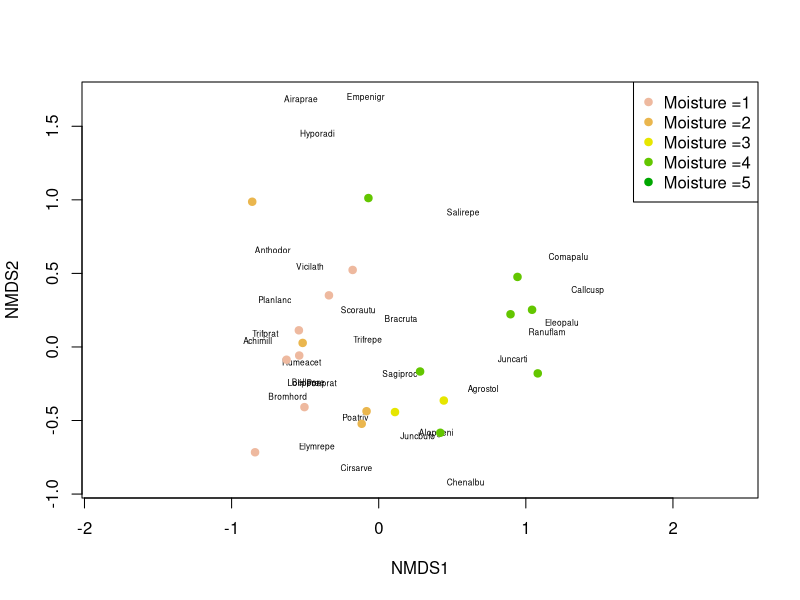
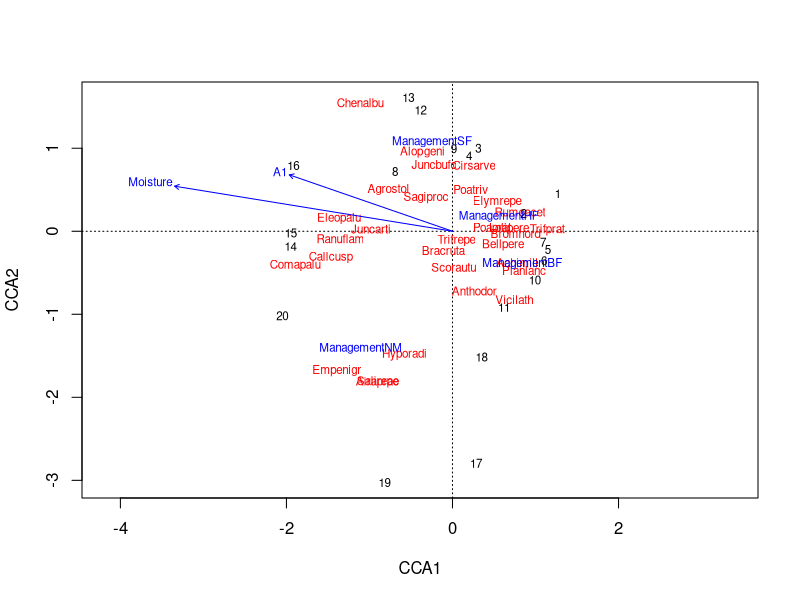
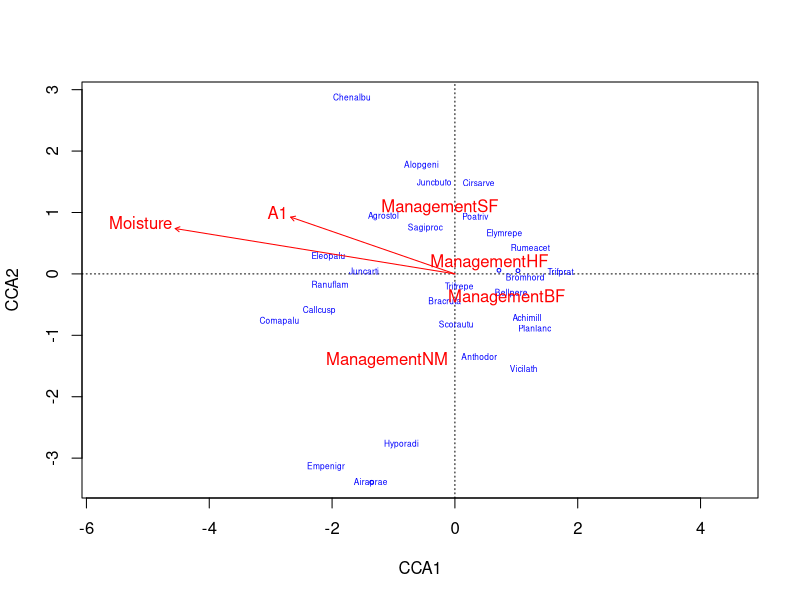

Write the R code that produced these figures, in order. (Note: this script raises an error after producing the figures.)
## ---- chunk 1
library(vegan)
data(dune)
data(dune.env)
?dune

dune.env
## ---- chunk 2
dune_mds <- metaMDS(dune) # assigns metadata dune for the rest of analysis
## ---- chunk 3
    plot(dune_mds, type='n')
    text(dune_mds, 'sp', cex=.5)
    # generate vector of colors 
    color_vect = rev(terrain.colors(6))[-1]
    points(dune_mds, 'sites', pch=19, 
           col=color_vect[dune.env$Moisture])
    legend('topright', paste("Moisture =", 1:5, sep=''), 
           col=color_vect, pch=19)
    
# moisture 4 are congregating to the right of 0, moisture 1 are to the left of 0
## ---- chunk 4
# This graphic shows a grouping of the category "Moisture 4" to the right of 0 along the x axis, as well as a grouping of "Moisture 1" to the left of 0 along the x axis. There is some separation aspect along the Y axis, although at this point in analysis there is no discernible trend (further analyses may provide more insight). The purpose of producing this plot is to analyze how all factors are interacting while overlaid with the variable moisture; instead of using preliminary hypothesis testing, this method looks at many types of relationships at once. 
# This graphic suggests interesting findings in regards to how different species are interacting with the Moisture 1 and Moisture 4 variables. 
## ---- chunk 5
dune.env$Moisture <- as.numeric(dune.env$Moisture)
dune.env$Manure <- as.numeric(dune.env$Manure)

cca_dune_all = cca(dune~Moisture+A1+Management, data=dune.env)
cca_dune_all
plot(cca_dune_all)
plot(cca_dune_all, type='n', scaling=1)
orditorp(cca_dune_all, display='sp', cex=0.5, scaling=1, col='blue')
text(cca_dune_all, display='cn', col='red')
anova(cca_dune, by='margin', permutations = 999)

# variables use and manure are insignificant for this model

cca_dune_alls = cca(dune~Moisture+A1+Management+Manure+Use, data=dune.env)
cca_dune_alls
plot(cca_dune_alls)
plot(cca_dune_alls, type='n', scaling=1)
orditorp(cca_dune_alls, display='sp', cex=0.5, scaling=1, col='blue')
text(cca_dune_alls, display='cn', col='red')
anova(cca_dune_alls, by='margin', permutations = 999)

cca_dune_A1 = cca(dune~A1, data=dune.env)
cca_dune_A1
plot(cca_dune_A1) 
anova(cca_dune_A1, permutations = 999) # a1 is significant

cca_dune_Man = cca(dune~Management, data=dune.env)
cca_dune_Man
plot(cca_dune_Man)
anova(cca_dune_Man, permutations = 999) # management is significant


cca_dune = cca(dune~Moisture, data=dune.env)
# run cca with moisture as an effect of dune
cca_dune # print cca
plot(cca_dune)


## ---- chunk 6
# Yes, my analyses do complement one another. Moisture appeared to significantly affect dune data in the NMDS plot from question 1, and anova testing and cca plots in question 2 confirm that this variable was significant. 
# CCA plots and anova testing from question 2 were more specific metrics for analyzing data. This suggested different findings than the NMDS because it gave more insight into each specific variable rather than a generalized approach.
# I found the anovas to be more useful because they gave me specific significance values. These were important for discerning relationships and it provides more insight about individual variables. 

